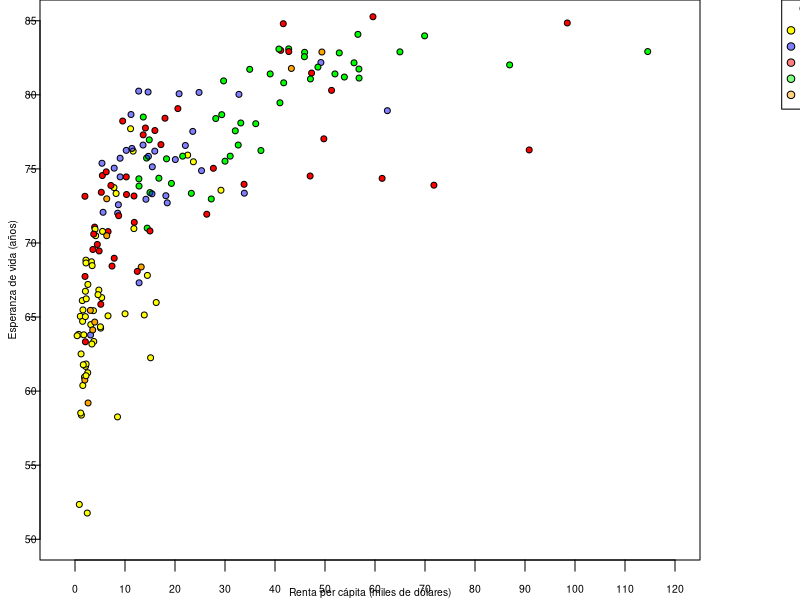

Recreate this plot in R.

datosGapminder <- read.csv2("datosGapminder.csv")
x = subset(datosGapminder, anio==2019 & Poblacion > 100000)
t = 0.7

png("espeVida_RentaPC.png", width=1500, height=1100, res = 300)
x$RentaPC = x$RentaPC/1000
k = dim(x)[1]
contCodi = rep(NA, k)
contCodi2 = rep(NA, k)
af =0.5
colAfrica = adjustcolor( "yellow", alpha.f = af)
colAmerica = adjustcolor( "blue", alpha.f = af)
colAsia = adjustcolor( "red", alpha.f = af)
colEuropa = adjustcolor( "green", alpha.f = af)
colOceania = adjustcolor( "orange", alpha.f = af)

for (i in 1:k) {
  if (x$Cont[i] == "Africa") {
    contCodi[i] = colAfrica
    contCodi2[i] = "yellow" }
  if (x$Cont[i] == "America") {
    contCodi[i] = "blue" 
    contCodi2[i] = colAmerica}
  if (x$Cont[i] == "Asia") {
    contCodi[i] = colAsia 
    contCodi2[i] = "red" }
  if (x$Cont[i] == "Europa") {
    contCodi[i] = colEuropa
    contCodi2[i] = "green"}
  if (x$Cont[i] == "Oceania") {
    contCodi[i] = colOceania
    contCodi2[i] = "orange"}
}
  
par(mar = c(2, 2, 0, 5), xpd=TRUE)

plot(x$RentaPC, x$EspVida, pch=21, col = "black", bg = contCodi2,
        ylab = "", xlab = "", ylim = c(50, 85), xlim = c(-7, 125),
        xaxt='n', yaxt='n',  xaxs="i", cex=t+0.1)
axis(1, seq(0, 120, by=10), tck=-0.02, las=1, cex.axis=t-0.07, padj = -0.4, xpd = NA)
axis(2, seq(50, 85, by=5), tck=-0.02, las=1, cex.axis=t-0.07, hadj = -0.4, xpd = NA)
mtext(side = 1, text = "Renta per cápita (miles de dólares)", line = 1, cex=t-0.08)
mtext(side = 2, text = "Esperanza de vida (años)", line = 1, cex=t-0.08)

text = c("África", "América", "Asia", "Europa", "Australia")
legend("topright", inset=c(-0.24 ,0), title="   Continente",
       cex=t-0.08, legend=text,
       text.width = strwidth(text)[1]*1.2,
       pch=21, pt.cex=1, col= "black", pt.bg=c("yellow", colAmerica, colAsia, colEuropa, colOceania),
       y.intersp=1.3, x.intersp=1.2)
       #symbols(130, 80, 0.5, 0.5, bg=c("yellow", "blue", colAsia, colEuropa, colOceania)))

dev.off()
